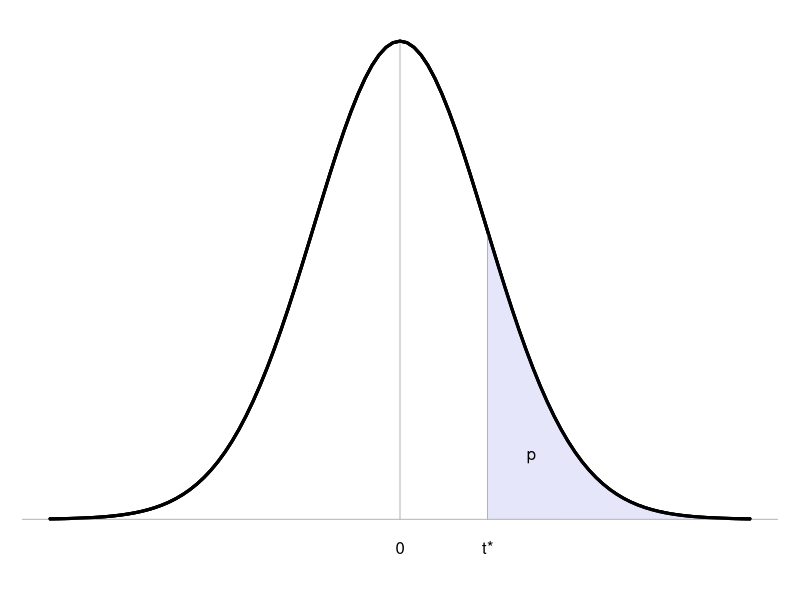

Write the R code that produced this figure.
## ---- chunk 1
# adapted from `kritieketwaarden_hulpfiguur.R`
# HQ 20140320
# alles met df=49
op <- par(mar=c(3,1,1,1)+0.1)
xx <- seq(1,4,by=.01)
yy <- dt(xx,df=49)
curve( dt(x,df=49), from=-4, to=4, xaxt="n", yaxt="n", xlab="", ylab="", bty="n", lwd=3 )
polygon( x=c(1,xx), y=c(0,yy), col="lavender", border="lavender" )
curve( dt(x,df=49), from=-4, to=4, xaxt="n", yaxt="n", xlab="", ylab="", bty="n", lwd=3, add=TRUE )
text( 1.5, dt(1.5,df=49)*.4, "p", adj=.5, cex=1 )
axis( side=1, at=c(0,1), labels=c("0","t*"), cex=1, tick=F, line=-1 ) # cex is ignored
abline( h=0, lty=1, col="grey70" )
segments( x0=0, x1=0, y0=0, y1=dt(0,df=49), col="grey70" )
segments( x0=1, x1=1, y0=0, y1=yy[1], col="grey70" )
curve( dt(x,df=49), from=-4, to=4, xaxt="n", yaxt="n", xlab="", ylab="", bty="n", lwd=3, add=TRUE )
## ---- chunk 2
pvals <- c(.2,.1,.05,.025,.01,.005,.0025,.001)
df <- c( seq(1,25,by=1),30,40,50,100,200,400 ) 
# add extra row for infinity d.f. (using normal distro)
# add extra columns, one for d.f. values and one for spacing
appendixt1 <- matrix("",nrow=length(df)+1,ncol=2+length(pvals)) # matrix of char strings
for (i in 1:length(df)) 
  for (j in 1:length(pvals))
    appendixt1[i,j+2] <- format( qt( p=pvals[j], lower.tail=FALSE, df=df[i] ),
                               digits=4, nsmall=3 )
i <- length(df)+1 # last row of matrix: normal distrib values
for (j in 1:length(pvals))
  appendixt1[i,j+2] <- format( qnorm( p=pvals[j], lower.tail=FALSE ),
                               digits=4, nsmall=3 )
appendixt1[,1] <- c( format(df)," ∞ " ) # first column
appendixt1 <- rbind(
  c( "", "p", as.character(pvals) ),
  c( "", "B", paste(as.character(100-200*pvals),"%",sep="" ) ),
  appendixt1
)
# suppress first row, and use as column names
knitr::kable(
  appendixt1[-1,], booktabs=TRUE, col.names=appendixt1[1,], align="c" )
